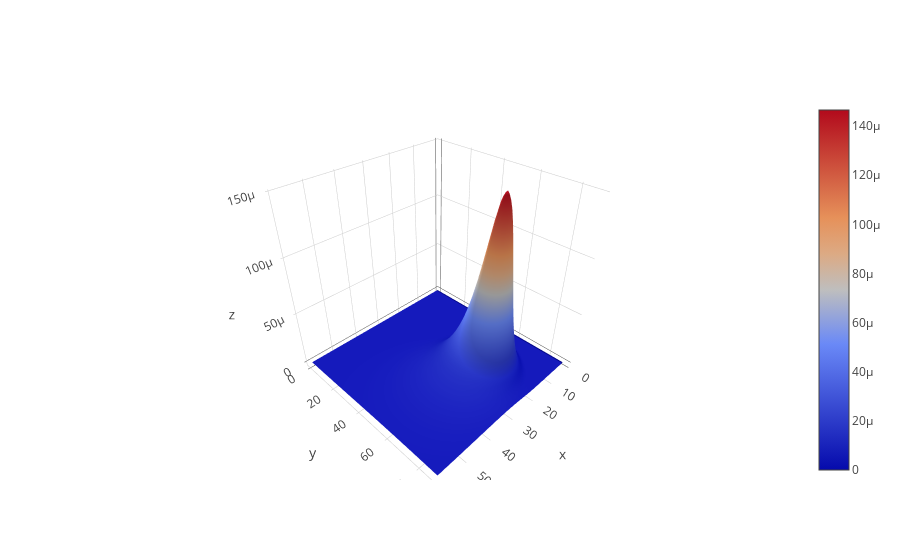

The code cell stored with this chart in its notebook:
### Code cell
fig = go.Figure(data=[go.Surface(z=a)], 
               layout={'xaxis': {'title': '$\mu'}}
               )

fig.iplot()

### Figure 1 — Plotly figure (JSON) as saved in the notebook; plotly's stock layout.template omitted (floating-point values rounded to 4 significant figures; data arrays with more than 128 entries replaced by an {"elided": "..."} marker saying what was removed)
{"data": [{"type": "surface", "uid": "843cf784-07b2-4fbd-b905-93e7f52053bd", "z": {"elided": "90x60 float values"}}], "layout": {"xaxis": {"title": {"text": "$\\mu"}}}}
